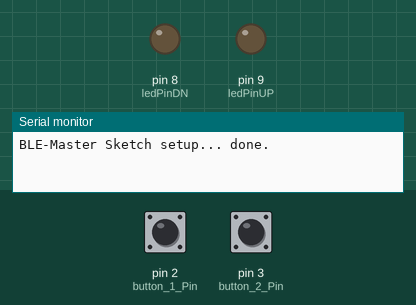
Simulated run of this sketch. Board: Arduino Uno, built with avr-gcc and run on an emulated ATmega328P. Parts: output pins drawn as LEDs (lit = HIGH), the last lines printed to the serial monitor. The test bench sets the inputs (shaded band); at power-on: pin 2 (button_1_Pin) HIGH, pin 3 (button_2_Pin) HIGH.

Above: at 1.2 s.
1.3 s: pin 2 (button_1_Pin) pulled LOW for 0.15 s
At 1.7 s:
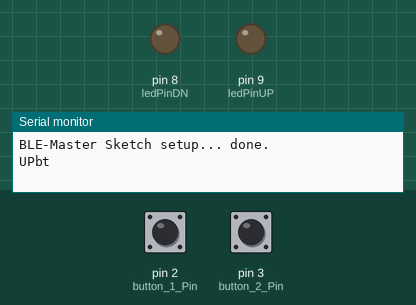
2.9 s: pin 3 (button_2_Pin) pulled LOW for 0.15 s
At 4.1 s:
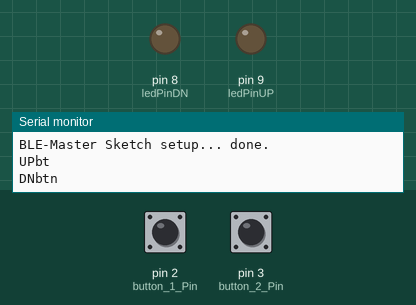
Timing chart, 0 to 5.9 s (numbered marks = the images above; inputs shaded):
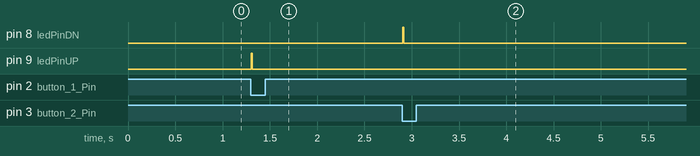

Measured:
- after the input at 1.3 s, pin 9 (ledPinUP): LOW → HIGH at once, → LOW 0.01 s later
- after the input at 2.9 s, pin 8 (ledPinDN): LOW → HIGH at once, → LOW 0.01 s later

The sketch:

BLE-master_micro.ino
```cpp
/*
 * BLE113 SoftSerial Sketch for Arduino
 */
#include <SoftwareSerial.h>

// In order to not interfere with the USB serial console
// we configure the BLE-113/UNO serial lines to be available
// through SoftwareSerial on pins D4 and D5. Please set the jumpers
// to RX -> D4 and TX -> D5
SoftwareSerial ble113(4, 5);
boolean connected;
String inputString = "";         // a string to hold incoming data
boolean stringComplete = false;  // whether the string is complete
int ledPinUP = 9;
int ledPinDN = 8;      // the number of the DOWN LED pin

const int button_1_Pin = 2;     // the number of the shift UP   pushbutton pin
const int button_2_Pin = 3;     // the number of the shift DOWN pushbutton pin

// Button debouncing variables:
char button_1_read, button_2_read;
char BTNS, BTNS_OLD, BTNS_temp, BTNS_STATE, BTNS_STATE_CHANGED;
char BTNS_Still_Down, OLD_STATE;

// Commands received from BLE module (from Master device)
String ShiftUP = "UP"; // could be any value
String ShiftDN = "DN" ; // could be any value

//**********************************************************************************
// START FUNCTION
//**********************************************************************************
void setup() {
  // On the Arduino Uno, the Serial port is mapped to the USB Cable and available in pins D0D1.
  Serial.begin(9600);
  Serial.print("BLE-Master Sketch setup...");
  //Serial1.begin(9600);// for pro micro 3.3V arduino instead of SoftwareSerial
  ble113.begin(9600); // software serial
  // reserve 200 bytes for the inputString:
  inputString.reserve(200);

  // The int1 is on pin2 on the Pro micro
  // attachInterrupt(1, connection, CHANGE); //INT1
  //connected = false;
  //  pinMode(tune_button_pin, INPUT);
  pinMode(ledPinUP, OUTPUT); // LED on pin 9- 'motor'
  pinMode(ledPinDN, OUTPUT); // LED on pin 8- 'motor'
  // initialize the pushbutton pins as an input:

  pinMode(button_1_Pin, INPUT);
  pinMode(button_2_Pin, INPUT);
  Serial.println(" done.");

}


/**********************************************************************************
* PROGRAM LOOP
**********************************************************************************/
void loop() // run over and over
{
  // gets info from one serial device and sends it to the other
  SerialFromPC(); // send from USB to module
  getBTNS();
  if (BTNS_STATE == 1 & BTNS_STATE_CHANGED == 1) { // Button 1 pressed 1st sample
      //Serial1.println("UP");  // send to module pro micro
      ble113.println("UP");  // send to module
      Serial.println("UPbt");
      digitalWrite(ledPinUP, HIGH);
      delay(10);
  }
  else { digitalWrite(ledPinUP,LOW);digitalWrite(ledPinDN,LOW);}
  // if(BTNS_STATE == 0 ){Serial.print(BTNS_STATE);Serial.println(" " + BTNS_STATE_CHANGED);}
  if (BTNS_STATE == 2 & BTNS_STATE_CHANGED == 2) { // Button 1 pressed 1st sample
      //Serial1.println("DN");  // send to module pro micro
      ble113.println("DN");  // send to module
      Serial.println("DNbtn");
      digitalWrite(ledPinDN, HIGH);
      delay(10);
  }
  else { digitalWrite(ledPinUP,LOW);digitalWrite(ledPinDN,LOW);}
  SerialFromBLE(); // get anything from the BLE and MOVE it to the USB

} // end of main loop function

/********************************************************************
* SerialFromPC
********************************************************************/
void SerialFromPC(){
  // If Data from the PC serial console, submit it to the
  // BLE113 byte per byte. (1 byte at a time... no buffer)
  // this if loop cycles through once for each byte received from PC console.
  if (Serial.available()) { // if Serial buffer has stuff
      int chs = Serial.read();
      char ch = char(chs);
      Serial.print(ch); // echo each char back to PC
      ble113.write(ch);
      //Serial1.write(ch);  // send to module pro micro
      if (!Serial.available()){
          //Serial.println();
          //Serial.print("sent\n");  // done returning string to PC
      }
  }
}

/********************************************************************
* SerialFromBLE
********************************************************************/
void SerialFromBLE(){
  // if BLE module has sent info. send it to the serial console.
  if (ble113.available()) { // if UNO
  //if (Serial1.available()) { // if pro micro
      //Serial.print("ble113: ");
      //Serial.write(Serial1.read()); // use if ProMicro sends to PC
      Serial.write(ble113.read()); // use if UNO
  }
}


/**********************************************************************************
* connection()
* This method is called if the connection state changes.
* When a connection is established, the Interrupt will be set to high, and
* set to low, once the BLE-Shield is disconnected.  I don't think we need this
* because the BLE sends a serial string saying it is connected or disconnected.
**********************************************************************************/
/*
void connection() {
  connected = !connected;
  if (connected) {
    Serial.println();
    Serial.println("BLE-113 Connected = yes");
  }
  else {
    Serial.println();
    Serial.println("BLE-113 Connected = no");
  }
}
*/

/**********************************************************************************
* getBTNS gets the state of the button presses for the 2 shift buttons.
**********************************************************************************/
void getBTNS(void){
   // read the state of the both pushbuttons:
  button_1_read = !digitalRead(button_1_Pin); // read into bit 0
  button_2_read = (!digitalRead(button_2_Pin) << 1); // read into bit 1
  BTNS = button_1_read + button_2_read; // This is the 2 bit status of the buttons
  // XCHANGE OLD and Current BTNS with 3 operations
  BTNS_temp = BTNS;   BTNS = BTNS_OLD;   BTNS_OLD = BTNS_temp;
  BTNS = BTNS ^ BTNS_OLD;
//  CHANGES = BTNS;
  BTNS = BTNS & BTNS_OLD;
  OLD_STATE = BTNS_STATE;
  BTNS_STATE_CHANGED = BTNS_STATE ^ ( BTNS_OLD);
  BTNS_STATE = (BTNS ^ BTNS_OLD);
  // If we only want the event to happen once, and not repetitively than we use the BTNS_STILL_DOWN.
  BTNS_Still_Down = (BTNS_STATE & BTNS_OLD) & (BTNS_STATE != B00000000);
}
```
